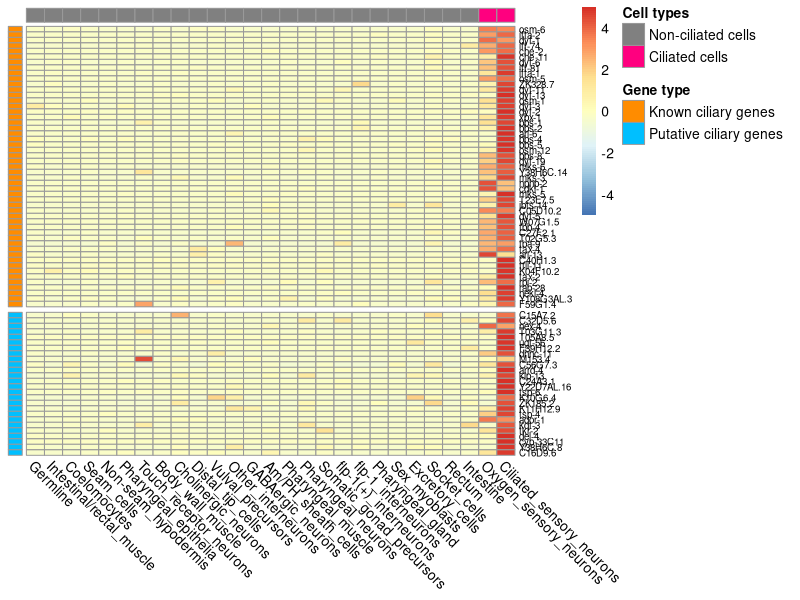

Source code (R):

library(data.table)
library(dplyr)
library(pheatmap)
library(RColorBrewer)

cgenes<-fread("./data/ciliarygenes.tsv")
cgenes[which(cgenes$C_elegans == "K08D12.2")]<-NA
cgenes<-na.omit(cgenes)
df<-fread("./data/C_elegans_single_cell.csv")
df1<-df[which(df$symbol %in% cgenes$C_elegans),]
a<-cgenes[-which(cgenes$C_elegans %in% df1$symbol),]
df2<-df[match(cgenes$C_elegans, df$symbol),] %>%
  na.omit() %>%
  relocate(Ciliated_sensory_neurons, .after = Intestine) %>%
  relocate(Oxygen_sensory_neurons, .after = Intestine)

df2<-df2[,-1]
df3<-df2[,-1]
mm<-as.matrix(df3)
rownames(mm)<-df2$symbol
colnames(mm)[19]<-"flp-1_interneurons"

mypalette<-brewer.pal(7,"Blues")
annot<-data.frame(genes = cgenes$C_elegans)
annot$`Gene type` <- rep(c("Known ciliary genes", "Putative ciliary genes"), c(51, 26))
rownames(annot)<-annot$genes
annot1<-dplyr::select(annot,`Gene type`)
annotcol<-data.frame("Cell types" = factor(rep(c("Non-ciliated cells", "Ciliated cells"), c(25, 2))))
colnames(annotcol)<-"Cell types"
rownames(annotcol)<-colnames(mm)

ann_color<-list(
  `Cell types` = c(`Non-ciliated cells` = "#808080", `Ciliated cells` = "#FF007F"),
  `Gene type` = c(`Known ciliary genes` = "#FF8C00", `Putative ciliary genes` = "#00BFFF")
)

pheatmap(mm, cluster_cols = FALSE, cluster_rows = FALSE, show_rownames = TRUE, fontsize_row = 7, scale = "row", angle_col = 315, gaps_row = 51, 
         annotation_row = annot1, annotation_names_row = FALSE,
         annotation_col = annotcol, annotation_names_col = FALSE,
         annotation_colors = ann_color)



